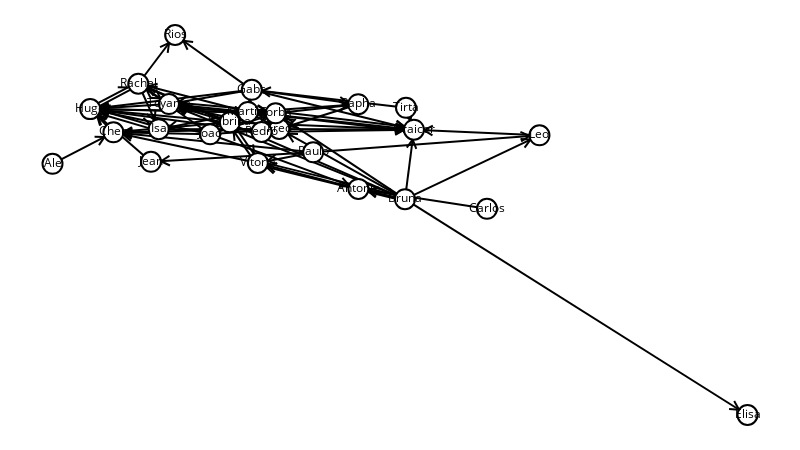

Here is the notebook cell this chart was saved with:
### Code cell
sn.show_graph(g1, nlab=True)

### Figure 1 — Plotly figure (JSON) as saved in the notebook; plotly's stock layout.template omitted (floating-point values rounded to 4 significant figures; data arrays with more than 128 entries replaced by an {"elided": "..."} marker saying what was removed)
{"data": [{"hoverinfo": "none", "line": {"color": "rgb(0, 0, 0)", "width": 2}, "mode": "lines", "x": {"elided": "678 float values"}, "y": {"elided": "678 float values"}}, {"hoverinfo": "none", "marker": {"color": "rgb(255, 255, 255)", "line": {"color": "rgb(0, 0, 0)", "width": 2}, "size": 20}, "mode": "markers+text", "text": ["Rachel", "Jean", "Bruna", "Leo", "Joao", "Rapha", "Carlos", "Fred", "Toyama", "Vitoria", "Hugo", "Gabs", "Elisa", "Paulo", "Sabrina", "Forba", "Rios", "Ale", "Graicer", "Antonio", "Martim", "Pedro", "Isa", "Chen", "Tirta"], "textfont": {"color": "rgb(0, 0, 0)"}, "textposition": "middle center", "x": [0.1235, 0.1417, 0.5072, 0.7007, 0.2268, 0.4399, 0.6251, 0.3263, 0.1676, 0.2954, 0.05423, 0.2868, 1, 0.375, 0.2551, 0.321, 0.1764, 0, 0.52, 0.4401, 0.2812, 0.3008, 0.1529, 0.08765, 0.5086], "y": [0.8717, 0.6663, 0.5679, 0.7361, 0.7387, 0.8179, 0.5426, 0.7526, 0.8184, 0.6634, 0.805, 0.8557, 0, 0.6913, 0.7704, 0.7938, 1, 0.661, 0.7507, 0.595, 0.7975, 0.7447, 0.7521, 0.7439, 0.8085]}], "layout": {"height": 450, "margin": {"b": 0, "l": 0, "r": 0, "t": 0}, "showlegend": false, "width": 800, "xaxis": {"showgrid": false, "showticklabels": false, "zeroline": false}, "yaxis": {"showgrid": false, "showticklabels": false, "zeroline": false}}}
